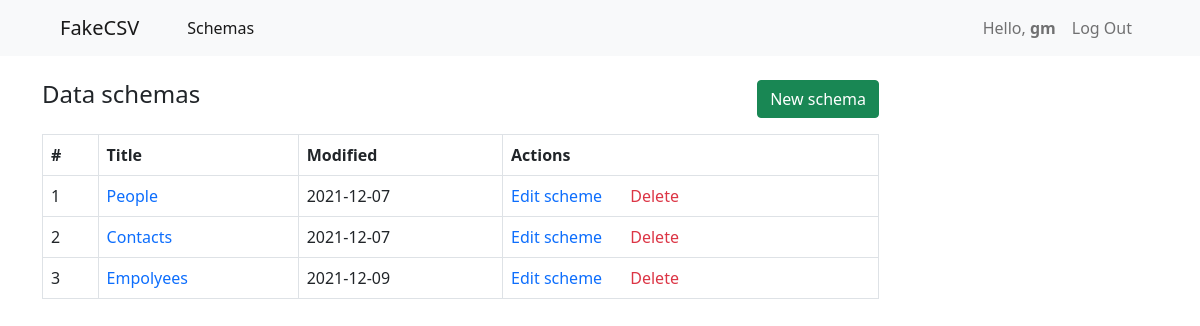
/ (signed in), run on the app's committed database.
### schemas/models.py (models this page shows, shortened)
class User(AbstractUser):
    def __str__(self):
        return self.username

class Schema(models.Model):
    COL_SEP_CHOICES = ( (',', 'Comma(,)'), ('|', "Pipe(|)"), (';', 'Semicolon(;)') )
    STR_CHAR_CHOICES = ( ('"','Double-quote(")'), ("'","Single-quote(')"))
    user = models.ForeignKey(User, on_delete=models.CASCADE, related_name="schemas")
    name = models.CharField(max_length=100)
    colomn_separator = models.CharField(max_length=20, choices = COL_SEP_CHOICES, default='Comma(,)')
    string_character = models.CharField(max_length=20, choices = STR_CHAR_CHOICES, default='Double-quote(")')
    created_at = models.DateTimeField(auto_now_add=True)
    updated_at = models.DateTimeField(auto_now=True)

### schemas/views.py (the view)
# urls.py: path("", views.index, name="index"),
def index(request):
    schemas = Schema.objects.filter(user=request.user.id)
    context = {
        'schemas': schemas
    }
    return render(request, "schemas/index.html", context=context)

### schemas/templates/schemas/index.html (shortened to what this page needs)
{% extends "schemas/layout.html" %}
{% load static %}
{% block body %}
<div class="col-9 my-3">
    <div class="row my-3">
        <h4 class="col-6">
            Data schemas
        </h4>
        <div class="d-grid gap-2 d-md-flex justify-content-md-end col-6">
            <a href="{% url 'schema' %}" class="btn btn-success">New schema</a>
        </div>
    </div>
    <table class="table table-bordered">
        <thead>
            <tr>
                <th>#</th>
                <th>Title</th>
                <th>Modified</th>
                <th>Actions</th>
            </tr>
        </thead>
        <tbody>
            {% for schema in schemas %}
            <tr>
                <td>{{ forloop.counter }}</td>
                <td>
                    <a href="{% url 'datasets' schema.id %}">
                        {{ schema.name }}
                    </a>
                </td>
                <td>
                    {{ schema.updated_at|date:"Y-m-d" }}
                </td>
                <td>
                    <a href="#">
                        Edit scheme{{ n }}
                    </a>
                    <a href="#" class="link-danger ms-4">
                        Delete
                    </a>
                </td>
            </tr>
            {% endfor %}
        </tbody>
    </table>
</div>
{% endblock %}

### schemas/templates/schemas/inc/navbar.html (shortened to what this page needs)
<nav class="navbar navbar-expand-lg navbar-light bg-light">
    <div class="container-fluid">
      <a class="navbar-brand ps-5" href="{% url 'index' %}">FakeCSV</a>
      <div class="collapse navbar-collapse" id="navbarScroll">
        <ul class="navbar-nav me-auto my-2 my-lg-0 navbar-nav-scroll" style="--bs-scroll-height: 100px;">
          <li class="nav-item ms-4">
            <a class="nav-link active" href="{% url 'index' %}">Schemas</a>
          </li>
        </ul>
        <ul class="navbar-nav mr-auto pe-5">
            {% if user.is_authenticated %}
            <li class="nav-item">
                <a class="nav-link" href="#">Hello, <strong>{{ user.username }}</strong></a>
            </li>
            <li class="nav-item">
                <a class="nav-link" href="{% url 'logout' %}">Log Out</a>
            </li>
            {% endif %}
        </ul>
      </div>
    </div>
  </nav>

### schemas/static/schemas/styles.css (style rules this page uses)
a { text-decoration: none; }

### data on the page
User: username "gm"
Schema: name "People", updated_at "2021-12-07"
Schema: name "Contacts", updated_at "2021-12-07"
Schema: name "Empolyees", updated_at "2021-12-09"
